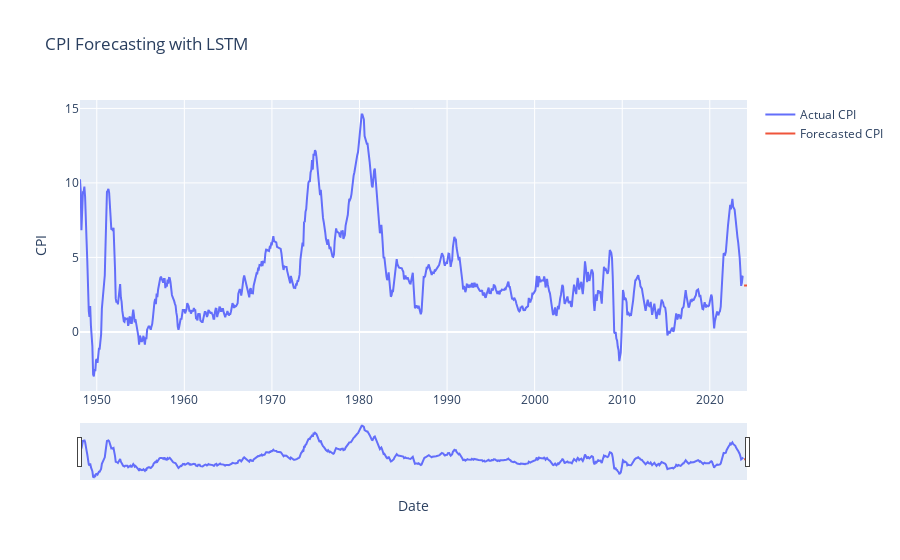

Source (notebook cell):
### Code cell
import pandas as pd
import numpy as np
import plotly.graph_objs as go

# Assuming df, model, and scaler are already defined

# Number of months to forecast
months_to_forecast = 5

# Start with the last available sequence
new_data = df.iloc[-seq_length:]['value'].values.reshape(-1, 1)

# Scale the initial sequence
new_data_scaled = scaler.transform(new_data)

# Initialize arrays for storing forecasts and dates
forecast_values = []
forecast_dates = []
last_known_date = pd.to_datetime(plot_data['Date'].iloc[-1])

for i in range(months_to_forecast):
    # Reshape for LSTM input
    lstm_input = new_data_scaled.reshape(1, seq_length, 1)

    # Forecast the next month
    next_month_prediction_scaled = model.predict(lstm_input)

    # Inverse transform the prediction
    next_month_prediction = scaler.inverse_transform(next_month_prediction_scaled.reshape(-1, 1))

    # Store forecasted value
    forecast_values.append(next_month_prediction[0][0])

    # Calculate the forecast date
    forecast_date = last_known_date + pd.DateOffset(months=i + 1)
    forecast_dates.append(forecast_date)

    # Append the prediction for the next iteration
    new_data_scaled = np.append(new_data_scaled, next_month_prediction_scaled)[-seq_length:]

# Creating a DataFrame for forecasted data
forecast_df = pd.DataFrame({
    'Date': forecast_dates,
    'Forecasted CPI': forecast_values
})

# Plotting the data
fig = go.Figure()

# Add actual data trace
fig.add_trace(go.Scatter(x=plot_data['Date'], y=df['value'], mode='lines', name='Actual CPI'))

# Add forecasted data trace
fig.add_trace(go.Scatter(x=forecast_df['Date'], y=forecast_df['Forecasted CPI'], mode='lines', name='Forecasted CPI'))

# Update layout
fig.update_layout(
    title='CPI Forecasting with LSTM',
    xaxis_title='Date',
    yaxis_title='CPI',
    xaxis_rangeslider_visible=True
)

# Show the figure
fig.show()

### Figure 1 — Plotly figure (JSON) as saved in the notebook; plotly's stock layout.template omitted (floating-point values rounded to 4 significant figures; data arrays with more than 128 entries replaced by an {"elided": "..."} marker saying what was removed)
{"data": [{"mode": "lines", "name": "Actual CPI", "type": "scatter", "x": {"elided": "909 str values"}, "y": {"elided": "911 float values"}}, {"mode": "lines", "name": "Forecasted CPI", "type": "scatter", "x": ["2023-12-01T00:00:00", "2024-01-01T00:00:00", "2024-02-01T00:00:00", "2024-03-01T00:00:00", "2024-04-01T00:00:00"], "y": [3.117, 3.115, 3.112, 3.11, 3.108]}], "layout": {"title": {"text": "CPI Forecasting with LSTM"}, "xaxis": {"rangeslider": {"visible": true}, "title": {"text": "Date"}}, "yaxis": {"title": {"text": "CPI"}}}}
